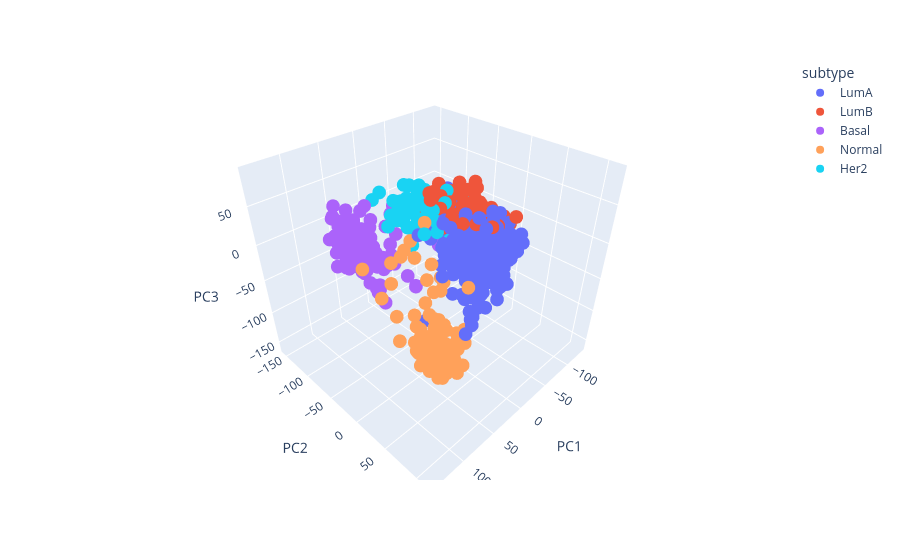

The notebook cell saved with this chart:
### Code cell
import plotly.express as px
from sklearn.decomposition import PCA

labels = merged[pam50]
pca = PCA(n_components=3)
components = pca.fit_transform(star_t)
df_3d = pd.DataFrame(components, columns=["PC1", "PC2", "PC3"])
df_3d["subtype"] = labels.values

px.scatter_3d(df_3d, x="PC1", y="PC2", z="PC3", color="subtype")
